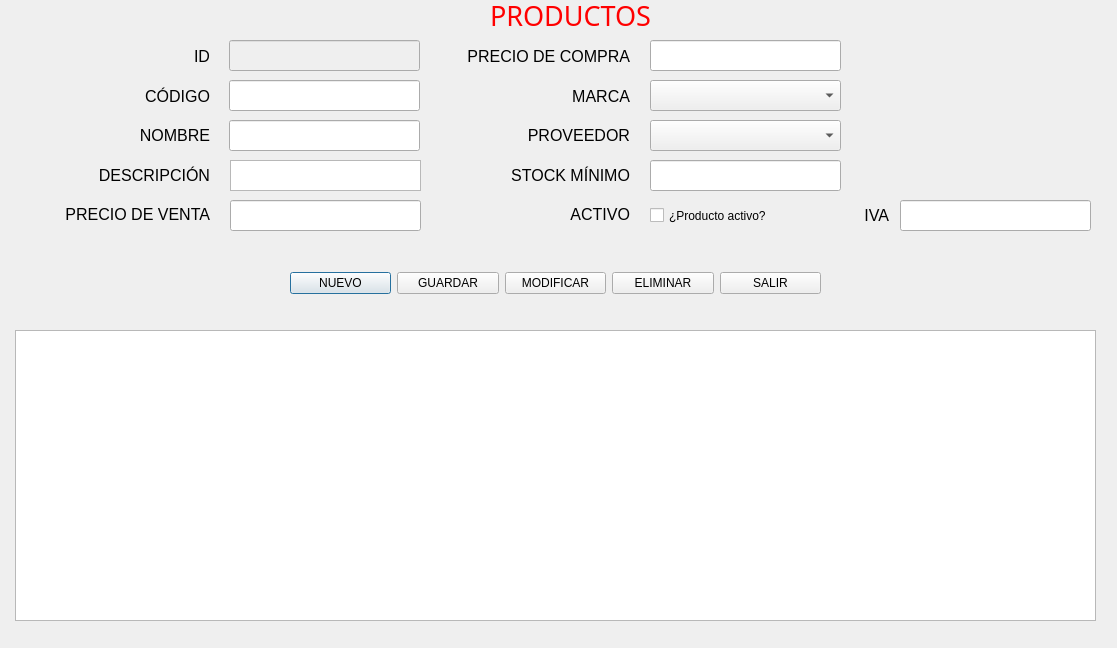
<?xml version="1.0" encoding="UTF-8"?>
<ui version="4.0">
 <class>Productos</class>
 <widget class="QDialog" name="Productos">
  <property name="geometry">
   <rect>
    <x>0</x>
    <y>0</y>
    <width>1117</width>
    <height>648</height>
   </rect>
  </property>
  <property name="windowTitle">
   <string>Productos</string>
  </property>
  <widget class="QLineEdit" name="txtID">
   <property name="enabled">
    <bool>false</bool>
   </property>
   <property name="geometry">
    <rect>
     <x>229</x>
     <y>40</y>
     <width>191</width>
     <height>31</height>
    </rect>
   </property>
  </widget>
  <widget class="QLineEdit" name="txtPrecioCompra">
   <property name="geometry">
    <rect>
     <x>650</x>
     <y>40</y>
     <width>191</width>
     <height>31</height>
    </rect>
   </property>
  </widget>
  <widget class="QComboBox" name="cbMarca">
   <property name="geometry">
    <rect>
     <x>650</x>
     <y>80</y>
     <width>191</width>
     <height>31</height>
    </rect>
   </property>
  </widget>
  <widget class="QLineEdit" name="txtNombre">
   <property name="geometry">
    <rect>
     <x>229</x>
     <y>120</y>
     <width>191</width>
     <height>31</height>
    </rect>
   </property>
  </widget>
  <widget class="QCheckBox" name="chkActivo">
   <property name="geometry">
    <rect>
     <x>650</x>
     <y>200</y>
     <width>191</width>
     <height>31</height>
    </rect>
   </property>
   <property name="text">
    <string>¿Producto activo?</string>
   </property>
  </widget>
  <widget class="QLineEdit" name="txtCodigo">
   <property name="geometry">
    <rect>
     <x>229</x>
     <y>80</y>
     <width>191</width>
     <height>31</height>
    </rect>
   </property>
  </widget>
  <widget class="QWidget" name="layoutWidget_3">
   <property name="geometry">
    <rect>
     <x>449</x>
     <y>40</y>
     <width>181</width>
     <height>191</height>
    </rect>
   </property>
   <layout class="QVBoxLayout" name="_3">
    <item>
     <widget class="QLabel" name="labelPrecioCompra">
      <property name="font">
       <font>
        <family>Segoe UI</family>
        <pointsize>12</pointsize>
       </font>
      </property>
      <property name="text">
       <string>PRECIO DE COMPRA</string>
      </property>
      <property name="alignment">
       <set>Qt::AlignmentFlag::AlignRight|Qt::AlignmentFlag::AlignTrailing|Qt::AlignmentFlag::AlignVCenter</set>
      </property>
     </widget>
    </item>
    <item>
     <widget class="QLabel" name="labelMarca">
      <property name="font">
       <font>
        <family>Segoe UI</family>
        <pointsize>12</pointsize>
       </font>
      </property>
      <property name="text">
       <string>MARCA</string>
      </property>
      <property name="alignment">
       <set>Qt::AlignmentFlag::AlignRight|Qt::AlignmentFlag::AlignTrailing|Qt::AlignmentFlag::AlignVCenter</set>
      </property>
     </widget>
    </item>
    <item>
     <widget class="QLabel" name="labelProveedor">
      <property name="font">
       <font>
        <pointsize>12</pointsize>
       </font>
      </property>
      <property name="text">
       <string>PROVEEDOR</string>
      </property>
      <property name="alignment">
       <set>Qt::AlignmentFlag::AlignRight|Qt::AlignmentFlag::AlignTrailing|Qt::AlignmentFlag::AlignVCenter</set>
      </property>
     </widget>
    </item>
    <item>
     <widget class="QLabel" name="labelStockMinimo">
      <property name="font">
       <font>
        <pointsize>12</pointsize>
       </font>
      </property>
      <property name="text">
       <string>STOCK MÍNIMO</string>
      </property>
      <property name="alignment">
       <set>Qt::AlignmentFlag::AlignRight|Qt::AlignmentFlag::AlignTrailing|Qt::AlignmentFlag::AlignVCenter</set>
      </property>
     </widget>
    </item>
    <item>
     <widget class="QLabel" name="labelActivo">
      <property name="font">
       <font>
        <pointsize>12</pointsize>
       </font>
      </property>
      <property name="text">
       <string>ACTIVO</string>
      </property>
      <property name="alignment">
       <set>Qt::AlignmentFlag::AlignRight|Qt::AlignmentFlag::AlignTrailing|Qt::AlignmentFlag::AlignVCenter</set>
      </property>
     </widget>
    </item>
   </layout>
  </widget>
  <widget class="QWidget" name="layoutWidget_2">
   <property name="geometry">
    <rect>
     <x>290</x>
     <y>270</y>
     <width>531</width>
     <height>26</height>
    </rect>
   </property>
   <layout class="QHBoxLayout" name="horizontalLayout">
    <item>
     <widget class="QPushButton" name="btnNuevo">
      <property name="text">
       <string>NUEVO</string>
      </property>
      <property name="icon">
       <iconset theme="QIcon::ThemeIcon::FolderNew"/>
      </property>
     </widget>
    </item>
    <item>
     <widget class="QPushButton" name="btnGuardar">
      <property name="text">
       <string>GUARDAR</string>
      </property>
      <property name="icon">
       <iconset theme="QIcon::ThemeIcon::DocumentSave"/>
      </property>
     </widget>
    </item>
    <item>
     <widget class="QPushButton" name="btnModificar">
      <property name="text">
       <string>MODIFICAR</string>
      </property>
      <property name="icon">
       <iconset theme="QIcon::ThemeIcon::MailMessageNew"/>
      </property>
     </widget>
    </item>
    <item>
     <widget class="QPushButton" name="btnEliminar">
      <property name="text">
       <string>ELIMINAR</string>
      </property>
      <property name="icon">
       <iconset theme="QIcon::ThemeIcon::ApplicationExit"/>
      </property>
     </widget>
    </item>
    <item>
     <widget class="QPushButton" name="btnSalir">
      <property name="text">
       <string>SALIR</string>
      </property>
      <property name="icon">
       <iconset theme="QIcon::ThemeIcon::SystemLogOut"/>
      </property>
     </widget>
    </item>
   </layout>
  </widget>
  <widget class="QLineEdit" name="txtPrecioVenta">
   <property name="geometry">
    <rect>
     <x>230</x>
     <y>200</y>
     <width>191</width>
     <height>31</height>
    </rect>
   </property>
  </widget>
  <widget class="QLabel" name="label">
   <property name="geometry">
    <rect>
     <x>490</x>
     <y>0</y>
     <width>171</width>
     <height>31</height>
    </rect>
   </property>
   <property name="font">
    <font>
     <family>MV Boli</family>
     <pointsize>20</pointsize>
     <underline>false</underline>
    </font>
   </property>
   <property name="styleSheet">
    <string notr="true">color: rgb(255, 0, 0);</string>
   </property>
   <property name="text">
    <string>PRODUCTOS</string>
   </property>
   <property name="textFormat">
    <enum>Qt::TextFormat::AutoText</enum>
   </property>
  </widget>
  <widget class="QWidget" name="layoutWidget">
   <property name="geometry">
    <rect>
     <x>19</x>
     <y>40</y>
     <width>191</width>
     <height>191</height>
    </rect>
   </property>
   <layout class="QVBoxLayout" name="_2">
    <item>
     <widget class="QLabel" name="labelID">
      <property name="font">
       <font>
        <family>Segoe UI</family>
        <pointsize>12</pointsize>
       </font>
      </property>
      <property name="text">
       <string>ID</string>
      </property>
      <property name="alignment">
       <set>Qt::AlignmentFlag::AlignRight|Qt::AlignmentFlag::AlignTrailing|Qt::AlignmentFlag::AlignVCenter</set>
      </property>
     </widget>
    </item>
    <item>
     <widget class="QLabel" name="labelCodigo">
      <property name="font">
       <font>
        <family>Segoe UI</family>
        <pointsize>12</pointsize>
       </font>
      </property>
      <property name="text">
       <string>CÓDIGO</string>
      </property>
      <property name="alignment">
       <set>Qt::AlignmentFlag::AlignRight|Qt::AlignmentFlag::AlignTrailing|Qt::AlignmentFlag::AlignVCenter</set>
      </property>
     </widget>
    </item>
    <item>
     <widget class="QLabel" name="labelNombre">
      <property name="font">
       <font>
        <pointsize>12</pointsize>
       </font>
      </property>
      <property name="text">
       <string>NOMBRE</string>
      </property>
      <property name="alignment">
       <set>Qt::AlignmentFlag::AlignRight|Qt::AlignmentFlag::AlignTrailing|Qt::AlignmentFlag::AlignVCenter</set>
      </property>
     </widget>
    </item>
    <item>
     <widget class="QLabel" name="labelDescripcion">
      <property name="font">
       <font>
        <pointsize>12</pointsize>
       </font>
      </property>
      <property name="text">
       <string>DESCRIPCIÓN</string>
      </property>
      <property name="alignment">
       <set>Qt::AlignmentFlag::AlignRight|Qt::AlignmentFlag::AlignTrailing|Qt::AlignmentFlag::AlignVCenter</set>
      </property>
     </widget>
    </item>
    <item>
     <widget class="QLabel" name="labelPrecioVenta">
      <property name="font">
       <font>
        <pointsize>12</pointsize>
       </font>
      </property>
      <property name="text">
       <string>PRECIO DE VENTA</string>
      </property>
      <property name="alignment">
       <set>Qt::AlignmentFlag::AlignRight|Qt::AlignmentFlag::AlignTrailing|Qt::AlignmentFlag::AlignVCenter</set>
      </property>
     </widget>
    </item>
   </layout>
  </widget>
  <widget class="QComboBox" name="cbProveedor">
   <property name="geometry">
    <rect>
     <x>650</x>
     <y>120</y>
     <width>191</width>
     <height>31</height>
    </rect>
   </property>
  </widget>
  <widget class="QLineEdit" name="txtStockMinimo">
   <property name="geometry">
    <rect>
     <x>650</x>
     <y>160</y>
     <width>191</width>
     <height>31</height>
    </rect>
   </property>
  </widget>
  <widget class="QLabel" name="labelIVA">
   <property name="geometry">
    <rect>
     <x>840</x>
     <y>200</y>
     <width>49</width>
     <height>31</height>
    </rect>
   </property>
   <property name="font">
    <font>
     <pointsize>12</pointsize>
    </font>
   </property>
   <property name="text">
    <string>IVA</string>
   </property>
   <property name="alignment">
    <set>Qt::AlignmentFlag::AlignRight|Qt::AlignmentFlag::AlignTrailing|Qt::AlignmentFlag::AlignVCenter</set>
   </property>
  </widget>
  <widget class="QLineEdit" name="txtIVA">
   <property name="geometry">
    <rect>
     <x>900</x>
     <y>200</y>
     <width>191</width>
     <height>31</height>
    </rect>
   </property>
  </widget>
  <widget class="QTextEdit" name="txtDescripcion">
   <property name="geometry">
    <rect>
     <x>230</x>
     <y>160</y>
     <width>191</width>
     <height>31</height>
    </rect>
   </property>
  </widget>
  <widget class="QTableView" name="tableProductos">
   <property name="geometry">
    <rect>
     <x>15</x>
     <y>330</y>
     <width>1081</width>
     <height>291</height>
    </rect>
   </property>
  </widget>
 </widget>
 <resources/>
 <connections/>
</ui>
